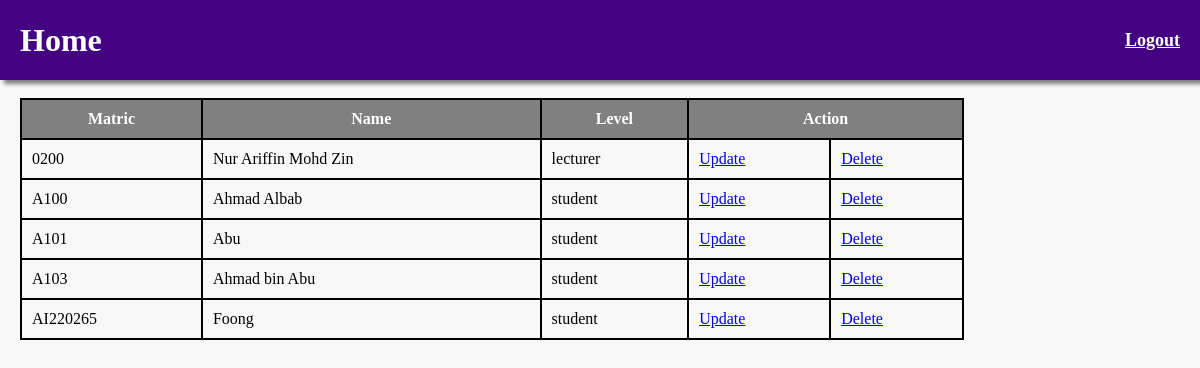
/display.php (signed in), run on the app's committed database.
### tables this page shows
CREATE TABLE `users` (
  `matric` varchar(10) NOT NULL,
  `name` varchar(100) NOT NULL,
  `password` varchar(255) NOT NULL,
  `role` varchar(10) NOT NULL
);

### display.php (the view, shortened to what this page needs)
<!DOCTYPE html>
<html lang="en">
<head>
    <link rel="stylesheet" href="style.css">
</head>
<body>
    <div class="topBar">
        <h1>Home</h1>
        <a href="login.php">Logout</a>
    </div>
    <br>
    <div class="leftPad">
    <table>
        <tr>
            <th>Matric</th>
            <th>Name</th>
            <th>Level</th>
            <th colspan="2">Action</th>
        </tr>
        <?php
            $conn = db_con();
            $sql = "SELECT * FROM users";
            $result = $conn->query($sql);
            if ($result->num_rows > 0) {
                while($row = $result->fetch_assoc()) {
                    echo "<tr>";
                    echo "<td>" .$row["matric"]. "</td>";
                    echo "<td>" .$row["name"]. "</td>";
                    echo "<td>" .$row["role"]. "</td>";
                    echo "<td> <a href='updateForm.php?matric=" . $row['matric'] . "'>Update</a></td>";
                    echo "<td> <a href='delete.php?matric=" .$row['matric']. "'>Delete</a></td>";
                    echo "</tr>";
                }
              } else {
                echo "0 results";
              }
        ?>
    </table>
    </div>
</body>
</html>

### style.css (style rules this page uses)
body { margin: 0%; background-color: #f8f8f8; }
table { width: 80%; border: 2px solid black; border-collapse: collapse; }
th { border: 2px solid black; padding: 10px; background-color: gray; color: white; }
td { border: 2px solid black; padding: 10px; }
.leftPad { padding-left: 20px; }
.topBar { background-color: #440381; margin: 0%; height: 80px; display: flex; align-items: center; box-shadow: 4px 4px 4px gray; }
.topBar a { color: white; margin-left: auto; font-weight: bold; padding-right: 20px; font-size: large; }
h1 { padding-left: 20px; color: white; }

### data on the page
users: matric "0200", name "Nur Ariffin Mohd Zin", role "lecturer"
users: matric "A100", name "Ahmad Albab", role "student"
users: matric "A101", name "Abu", role "student"
users: matric "A103", name "Ahmad bin Abu", role "student"
users: matric "AI220265", name "Foong", role "student"
